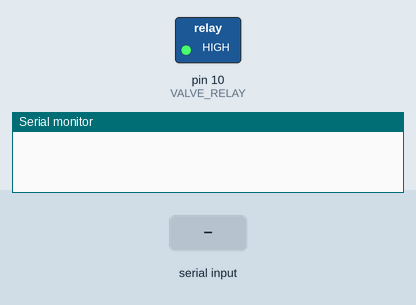
The sketch below on a simulated Arduino Uno, built with avr-gcc and run on an emulated ATmega328P. On the bench: switched loads named in the sketch (green lamp = pin HIGH), the last lines printed to the serial monitor. The test bench sets the inputs (shaded band).

Above: at 1.2 s.
1.3 s: byte 54 (OPEN_VALVE_30s) received over Serial
At 2.6 s:
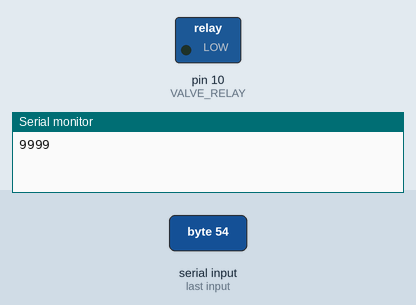
Timing chart, 0 to 32.8 s (numbered marks = the images above; inputs shaded):
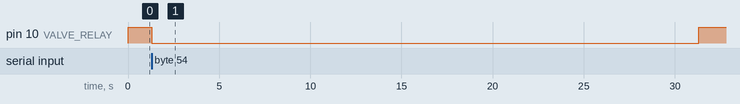

Measured:
- after the input at 1.3 s, pin 10 (VALVE_RELAY): HIGH → LOW at once, → HIGH 30.0 s later

The sketch:

command_bus.ino
```cpp
// #include <arduino.h>

// PINS
#define US_TRIGGER 2
#define US_ECHO 3
#define VALVE_RELAY 10
#define MOISTURE_1 0
#define MOISTURE_2 1
#define MOISTURE_3 2
#define MOISTURE_4 3

// COMMAND CODES
#define READ_TANK '1'

#define READ_MOISTURE_1 '2'
#define READ_MOISTURE_2 '3'
#define READ_MOISTURE_3 '4'
#define READ_MOISTURE_4 '5'

#define OPEN_VALVE_30s '6'
#define OPEN_VALVE_5s '7'
#define OPEN_VALVE_60s '8'


// VARIABLES
int command;
float duration;
float distance;

float moisture;

void openValve(int duration) {
  Serial.println(9999);
  digitalWrite(VALVE_RELAY, LOW);
  delay(duration);
  digitalWrite(VALVE_RELAY, HIGH);
}

float readMoisture(int pin) {
 return analogRead(pin);
}

float readTankLevel() {
    digitalWrite(US_TRIGGER, LOW);
    delayMicroseconds(2);
    digitalWrite(US_TRIGGER, HIGH);
    delayMicroseconds(10);
    digitalWrite(US_TRIGGER, LOW);
    duration = pulseIn(US_ECHO, HIGH);
    distance= duration*0.034/2;
    return distance;
}


void setup() {
  pinMode(MOISTURE_1, INPUT);
  pinMode(MOISTURE_2, INPUT);
  pinMode(MOISTURE_3, INPUT);
  pinMode(MOISTURE_4, INPUT);
  pinMode(US_TRIGGER, OUTPUT);
  pinMode(US_ECHO, INPUT);
  pinMode(VALVE_RELAY, OUTPUT);
  digitalWrite(VALVE_RELAY, HIGH);

  Serial.begin(9600);
  delay(20);
}


void loop() {
  // delay(1);
  while(Serial.available()) {
    command = Serial.read();
    switch(command) {
      case READ_TANK:
        Serial.println(readTankLevel());
        break;
      case READ_MOISTURE_1:
        Serial.println(readMoisture(MOISTURE_1));
        break;
      case READ_MOISTURE_2:
        Serial.println(readMoisture(MOISTURE_2));
        break;
      case READ_MOISTURE_3:
        Serial.println(readMoisture(MOISTURE_3));
        break;
      case READ_MOISTURE_4:
        Serial.println(readMoisture(MOISTURE_4));
        break;
      case OPEN_VALVE_30s:
        openValve(30000);
        break;
      case OPEN_VALVE_5s:
        openValve(5000);
        break;
      case OPEN_VALVE_60s:
        openValve(60000);
        break;
      default:
        Serial.println(-9999);
        break;
    }
  }
}
```
